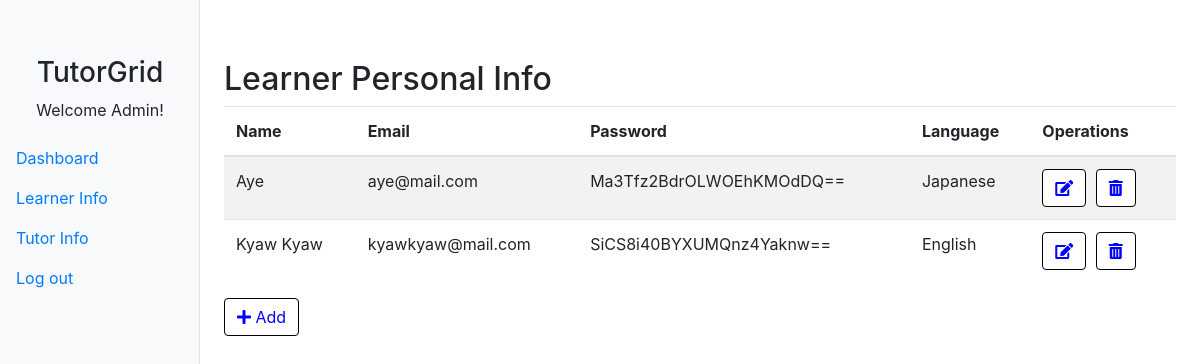
The app's page /Php_Code/UserInfoTest.php with its own data.
### tables this page shows
CREATE TABLE `learner` (
  `LID` int(11) NOT NULL,
  `name` varchar(100) NOT NULL,
  `password` varchar(255) NOT NULL,
  `email` varchar(150) NOT NULL,
  `language` varchar(50) DEFAULT NULL
);

### Php_Code/UserInfoTest.php (the view, shortened to what this page needs)
<?php
include 'connection.php';
?>
<!DOCTYPE html>
<html lang="en">
<head>
<link rel="stylesheet" href="https://stackpath.bootstrapcdn.com/bootstrap/4.5.2/css/bootstrap.min.css">
<link rel="stylesheet" href="https://cdnjs.cloudflare.com/ajax/libs/font-awesome/5.15.4/css/all.min.css">
</head>
<body>
<nav class="col-md-2 d-none d-md-block bg-light sidebar">
  <div class="sidebar-sticky">
    <div class="profile text-center">
    <h3>TutorGrid</h3>
      <p>Welcome Admin!</p>
    </div>
    <ul class="nav flex-column">
      <li class="nav-item">
        <a class="nav-link active" href="admin_dashboard.php">
          Dashboard <span class="sr-only">(current)</span>
        </a>
      </li>
      <li class="nav-item">
        <a class="nav-link submenu-toggle" href="#">
          Learner Info
        </a>
      </li>
      <li class="nav-item">
        <a class="nav-link submenu-toggle" href="#">
          Tutor Info
        </a>
      </li>
      <li class="nav-item">
        <a class="nav-link" href="logout.php">
         Log out
        </a>
      </li>
    </ul>
  </div>
</nav>
<main role="main" class="col-md-9 ml-sm-auto col-lg-10 px-md-4">
  <div class="table-container">
    <h2>Learner Personal Info</h2>
    <div class="table-responsive">
      <table class="table table-striped">
        <thead>
          <tr>
            <th>Name</th>
            <th>Email</th>
            <th>Password</th>
            <th>Language</th>
            <th>Operations</th>
          </tr>
        </thead>
        <tbody>
        <?php
          $result=mysqli_query($con,"select * from learner");
          $num= mysqli_num_rows($result);
          for($i=0;$i<$num;$i++){
              $user = mysqli_fetch_array($result);
              $id=$user["LID"];
              echo "<tr>";
              echo "<td>".$user["name"]."</td>";
              echo "<td>".$user["email"]."</td>";
              echo "<td>".$user["password"]."</td>";
              echo "<td>".$user["language"]."</td>";
              echo "<td>
                    <button class='btn btn-primary'><a href='update.php?upId=$id' class='text-light'><i class='fas fa-edit'></i></a></button>
                    <button class='btn btn-danger'><a href='delete.php?deId=$id'><i class='fas fa-trash-alt'></i></a></button>
                    </td>";
              echo "</tr>";
          }
        ?>
        </tbody>
      </table>
      <button class="btn btn-success"><a href="adminRegister.php" style="text-decoration:none;"><i class="fas fa-plus"></i> Add</a></button>
    </div>
  </div>
</main>
</body>
</html>

### Php_Code/UserInfoTest.php (style rules this page uses)
.sidebar { position: fixed; top: 0; bottom: 0; left: 0; z-index: 100; padding: 48px 0 0; box-shadow: inset -1px 0 0 rgba(0, 0, 0, .1); }
.sidebar-sticky { position: relative; top: 0; height: calc(100vh - 48px); padding-top: .5rem; overflow-x: hidden; overflow-y: auto; }
.table-container { margin-top: 60px; }
.table-container .btn { margin-right: 5px; background-color: white; color: black; border: 1px solid black; }
.table-container .btn .fas { color: blue; }
.table-container .btn-success a { color: blue; text-decoration: none; }

### records on screen
learner: name "Aye", email "aye@mail.com", password "Ma3Tfz2BdrOLWOEhKMOdDQ==", language "Japanese"
learner: name "Kyaw Kyaw", email "kyawkyaw@mail.com", password "SiCS8i40BYXUMQnz4Yaknw==", language "English"
